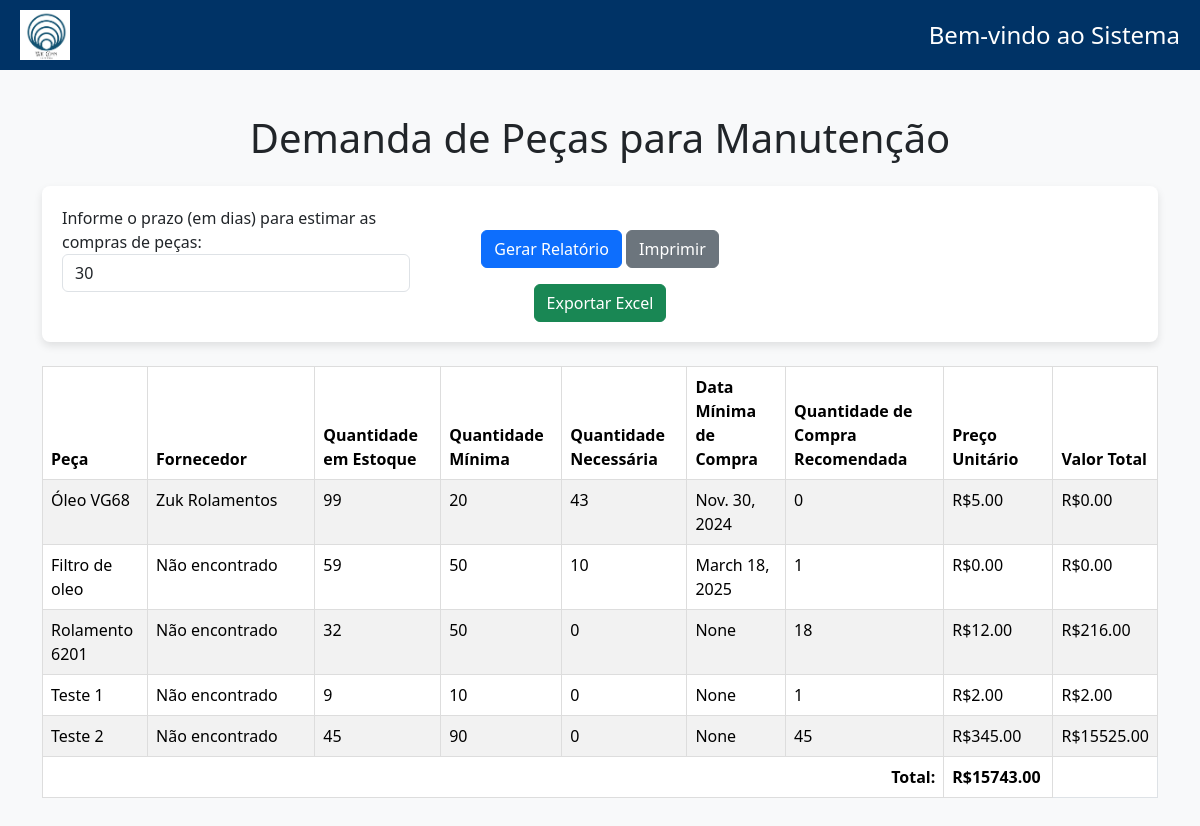
The page /pecas/ (signed in) on the database its author committed.
### cadEstoque/models.py (models this page shows, shortened)
class Pecas(models.Model):
    descricao = models.CharField(max_length=255)
    codigo = models.CharField(max_length=100)
    estoque_minimo = models.IntegerField(default=0)
    estoque_atual = models.IntegerField(default=0)
    preco =  models.DecimalField(max_digits=10, decimal_places=2, default=0)
    unidade_medida = models.CharField(max_length=20)  # kg, unidade, metro, etc
    localizacao = models.CharField(max_length=100, help_text="Localização física no estoque")
    data_ultima_compra = models.DateField(null=True)
    vida_util = models.IntegerField(null=True, help_text="Vida útil em dias")
    fornecedor = models.ForeignKey(
        'CadFornecedor.Fornecedor',  # Relaciona ao modelo Fornecedor do app CadFornecedor
        on_delete=models.SET_NULL,
        related_name='pecas',
        null=True,
        blank=True
    )
    orcamentos = models.FileField(upload_to='orcamentos/', blank=True, null=True)
    foto = models.ImageField(upload_to='fotos_pecas/', null=True, blank=True)
    observacoes = models.TextField(null=True, blank=True)

### CadFornecedor/models.py (models this page shows)
class Fornecedor(models.Model):
    fornecedor = models.CharField(max_length=200)
    fornecedor_fone = models.CharField(max_length=200)
    fornecedor_site = models.CharField(max_length=200, null=True, blank=True)
    fornecedor_email = models.CharField(max_length=200, null=True, blank=True)
    rua = models.CharField(max_length=200, null=True, blank=True)
    numero = models.CharField(max_length=20, null=True, blank=True)
    bairro = models.CharField(max_length=20, null=True, blank=True)
    cidade = models.CharField(max_length=200, null=True, blank=True)
    cep = models.CharField(max_length=200, null=True, blank=True)
    estado = models.CharField(max_length=200, null=True, blank=True)
    contato = models.CharField(max_length=200, null=True, blank=True)
    cnpj = models.CharField(max_length=200, null=True, blank=True)
    inscricao_estadual = models.CharField(max_length=50, null=True, blank=True)
    prazo_entrega_medio = models.IntegerField(null=True, help_text="Prazo médio em dias")
    observacoes = models.TextField(null=True, blank=True)
    def __str__(self):
        return self.fornecedor

### GestaoPrev/models.py (models this page shows, shortened)
class ManutencaoPreventiva(models.Model):
    equipamento = models.ForeignKey(
        'CadEquip.Equipamento', on_delete=models.CASCADE, related_name='manutencoes'
    )
    pecas = models.ManyToManyField(
    'cadEstoque.Pecas',
    related_name='manutencoes',
    blank=True
    )
    tipo_calculo = models.CharField(max_length=100, choices=[('horas', 'Horas'), ('meses', 'Meses'), ('ambos', 'Ambos')])
    requer_parada = models.BooleanField(default=False)
    descricao = models.TextField()
    status = models.CharField(max_length=50, choices=[
        ('programada', 'Programada'),
        ('em_execucao', 'Em Execução'),
        ('atrasada', 'Atrasada')
    ], default='Programada')
    duracao_estimada = models.FloatField(help_text="Duração estimada em horas", null=True)
    duracao_real = models.FloatField(help_text="Duração real em horas", null=True)
    data_ultima_manutencao = models.DateField(null=True, blank=True)
    data_proxima_manutencao = models.DateField(null=True, blank=True)
    horimetro_atual = models.FloatField(null=True, blank=True)
    periodo_meses = models.IntegerField(null=True, blank=True)
    horas_intervalo = models.FloatField(null=True, blank=True)
    procedimentos = models.FileField(upload_to='procedimento_pdfs/', blank=True, null=True)

### relatorios/views.py (the view, shortened to what this page needs)
# urls.py: path('pecas/', gerar_relatorio_pecas, name='relatorio_pecas'),
@login_required
def gerar_relatorio_pecas(request):
    prazo_dias = int(request.GET.get('prazo', 30))  # Padrão configurado para 30 dias
    if prazo_dias > 0:
        data_futura = date.today() + timedelta(days=prazo_dias)
    else:
        data_futura = None
    pecas_necessarias = {}
    if data_futura:
        manutencoes = ManutencaoPreventiva.objects.filter(
            status__in=['programada', 'em_execucao'],
            data_proxima_manutencao__lte=data_futura
        )
        for manutencao in manutencoes:
            for pecas_manutencao in manutencao.pecas_necessarias.all():
                peca = pecas_manutencao.peca
                quantidade_necessaria = pecas_manutencao.quantidade
                if peca not in pecas_necessarias:
                    pecas_necessarias[peca] = {
                        "fornecedor": peca.fornecedor,
                        'quantidade_necessaria': 0,
                        'quantidade_estoque': peca.estoque_atual,
                        'estoque_minimo': peca.estoque_minimo,
                        'preco_unitario': peca.preco,
                        'data_primeira_demanda': manutencao.data_proxima_manutencao
                    }
                pecas_necessarias[peca]['quantidade_necessaria'] += quantidade_necessaria
                if manutencao.data_proxima_manutencao < pecas_necessarias[peca]['data_primeira_demanda']:
                    pecas_necessarias[peca]['data_primeira_demanda'] = manutencao.data_proxima_manutencao
    pecas_baixo_estoque = Pecas.objects.filter(estoque_atual__lt=F('estoque_minimo'))
    for peca in pecas_baixo_estoque:
        if peca not in pecas_necessarias:
            pecas_necessarias[peca] = {
                'quantidade_necessaria': 0,
                'quantidade_estoque': peca.estoque_atual,
                'estoque_minimo': peca.estoque_minimo,
                'preco_unitario': peca.preco,
                'data_primeira_demanda': None
            }
    valor_total_compra = 0
    for peca, dados in pecas_necessarias.items():
        if dados['quantidade_estoque'] < dados['estoque_minimo']:
            dados['quantidade_compra_recomendada'] = dados['estoque_minimo'] - dados['quantidade_estoque']
        else:
            estoque_faltante = dados['quantidade_necessaria'] - (dados['quantidade_estoque'] - dados['estoque_minimo'])
            dados['quantidade_compra_recomendada'] = max(estoque_faltante, 0)
        dados['valor_total'] = dados['quantidade_compra_recomendada'] * dados['preco_unitario']
        valor_total_compra += dados['valor_total']
    return render(request, 'relatorios/pecas.html', {
        'pecas_necessarias': pecas_necessarias,
        'data_futura': data_futura,
        'prazo_dias': prazo_dias,
        'valor_total_compra': valor_total_compra
    })

### relatorios/templates/relatorios/pecas.html (shortened to what this page needs)
{% extends 'base.html' %}
{% block content %}
<!DOCTYPE html>
<html lang="pt-br">
<head>
    <link href="https://cdn.jsdelivr.net/npm/bootstrap@5.3.2/dist/css/bootstrap.min.css" rel="stylesheet">
</head>
<body>
    <div class="container mt-4">
        <h1 class="text-center mb-4">Demanda de Peças para Manutenção</h1>
        <form method="GET" class="form-container">
            <div class="row g-3">
                <div class="col-md-4">
                    <div class="form-group">
                        <label for="prazo">Informe o prazo (em dias) para estimar as compras de peças:</label>
                        <input type="number" name="prazo" id="prazo" class="form-control" value="{{ prazo_dias }}" min="0">
                    </div>
                </div>
                <div class="col-md-4 text-center mt-4">
                    <button type="submit" class="btn btn-primary">Gerar Relatório</button>
                    <button type="submit" class="btn btn-secondary" name="imprimir" value="true">Imprimir</button>
                    <button type="submit" class="btn btn-success" name="exportar_excel" value="true">Exportar Excel</button>
                </div>
            </div>
        </form>
        {% if data_futura %}
            <table class="table table-striped mt-4">
                <thead>
                    <tr>
                        <th>Peça</th>
                        <th>Fornecedor</th>
                        <th>Quantidade em Estoque</th>
                        <th>Quantidade Mínima</th>
                        <th>Quantidade Necessária</th>
                        <th>Data Mínima de Compra</th>
                        <th>Quantidade de Compra Recomendada</th>
                        <th>Preço Unitário</th>
                        <th>Valor Total</th>
                    </tr>
                </thead>
                <tbody>
                    {% for peca, dados in pecas_necessarias.items %}
                        <tr>
                            <td>{{ peca.descricao }}</td>
                            {% if dados.fornecedor %}
                                <td style="width: 15%;">{{ dados.fornecedor }}</td>
                            {% else %}
                                <td style="width: 15%;">Não encontrado</td>
                            {% endif %}
                            <td>{{ dados.quantidade_estoque }}</td>
                            <td>{{ dados.estoque_minimo }}</td>
                            <td>{{ dados.quantidade_necessaria }}</td>
                            <td>{{ dados.data_primeira_demanda }}</td>
                            <td>{{ dados.quantidade_compra_recomendada }}</td>
                            <td>R${{ dados.preco_unitario|floatformat:2 }}</td>
                            <td>R${{ dados.valor_total|floatformat:2 }}</td>
                        </tr>
                    {% endfor %}
                    <tr>
                        <td colspan="7" style="text-align: right; font-weight: bold;">Total:</td>
                        <td style="font-weight: bold;">R${{ valor_total_compra|floatformat:2 }}</td>
                    </tr>
                </tbody>
            </table>
        {% else %}
            <p class="text-center">Por favor, informe um prazo para gerar o relatório.</p>
        {% endif %}
    </div>
</body>
</html>
{% endblock %}

### gestaoOS/static/css/style.css (style rules this page uses)
body { font-family: Garamond, sans-serif; margin: 0; padding: 0; background-color: #f9f9f9; color: #333; }
.container { padding: 20px; max-width: 800px; margin: 0 auto; }
.btn { padding: 5px 10px; text-decoration: none; border-radius: 4px; transition: background-color 0.3s; }
table { width: 100%; border-collapse: collapse; margin-top: 20px; }
table, th, td { border: 1px solid #ddd; }
th, td { padding: 10px; text-align: left; }
th { background-color: #f1f1f1; }
tr:nth-child(even) { background-color: #f9f9f9; }
input, select, textarea { width: 100%; }

### relatorios/templates/relatorios/pecas.html (style rules this page uses)
body { background-color: #f8f9fa; }
.form-container { background: #ffffff; border-radius: 8px; padding: 20px; box-shadow: 0 4px 8px rgba(0,0,0,0.1); }
.form-group { margin-bottom: 1rem; }
.btn { margin-top: 1rem; }
table { margin-top: 20px; background: white; border-collapse: collapse; }
th, td { border: 1px solid #ddd; padding: 8px; text-align: left; }
th { background-color: #007BFF; color: white; }

### rows shown on the page
Pecas: descricao "Óleo VG68", fornecedor "Zuk Rolamentos", quantidade_estoque "99", estoque_minimo "20", quantidade_necessaria "43", data_primeira_demanda "Nov. 30, 2024", quantidade_compra_recomendada "0", preco_unitario "5.00", valor_total "0.00"
Pecas: descricao "Filtro de oleo", shows "Não encontrado", quantidade_estoque "59", estoque_minimo "50", quantidade_necessaria "10", data_primeira_demanda "March 18, 2025", quantidade_compra_recomendada "1", preco_unitario "0.00", valor_total "0.00"
Pecas: descricao "Rolamento 6201", shows "Não encontrado", quantidade_estoque "32", estoque_minimo "50", quantidade_necessaria "0", data_primeira_demanda "None", quantidade_compra_recomendada "18", preco_unitario "12.00", valor_total "216.00"
Pecas: descricao "Teste 1", shows "Não encontrado", quantidade_estoque "9", estoque_minimo "10", quantidade_necessaria "0", data_primeira_demanda "None", quantidade_compra_recomendada "1", preco_unitario "2.00", valor_total "2.00"
Pecas: descricao "Teste 2", shows "Não encontrado", quantidade_estoque "45", estoque_minimo "90", quantidade_necessaria "0", data_primeira_demanda "None", quantidade_compra_recomendada "45", preco_unitario "345.00", valor_total "15525.00"
